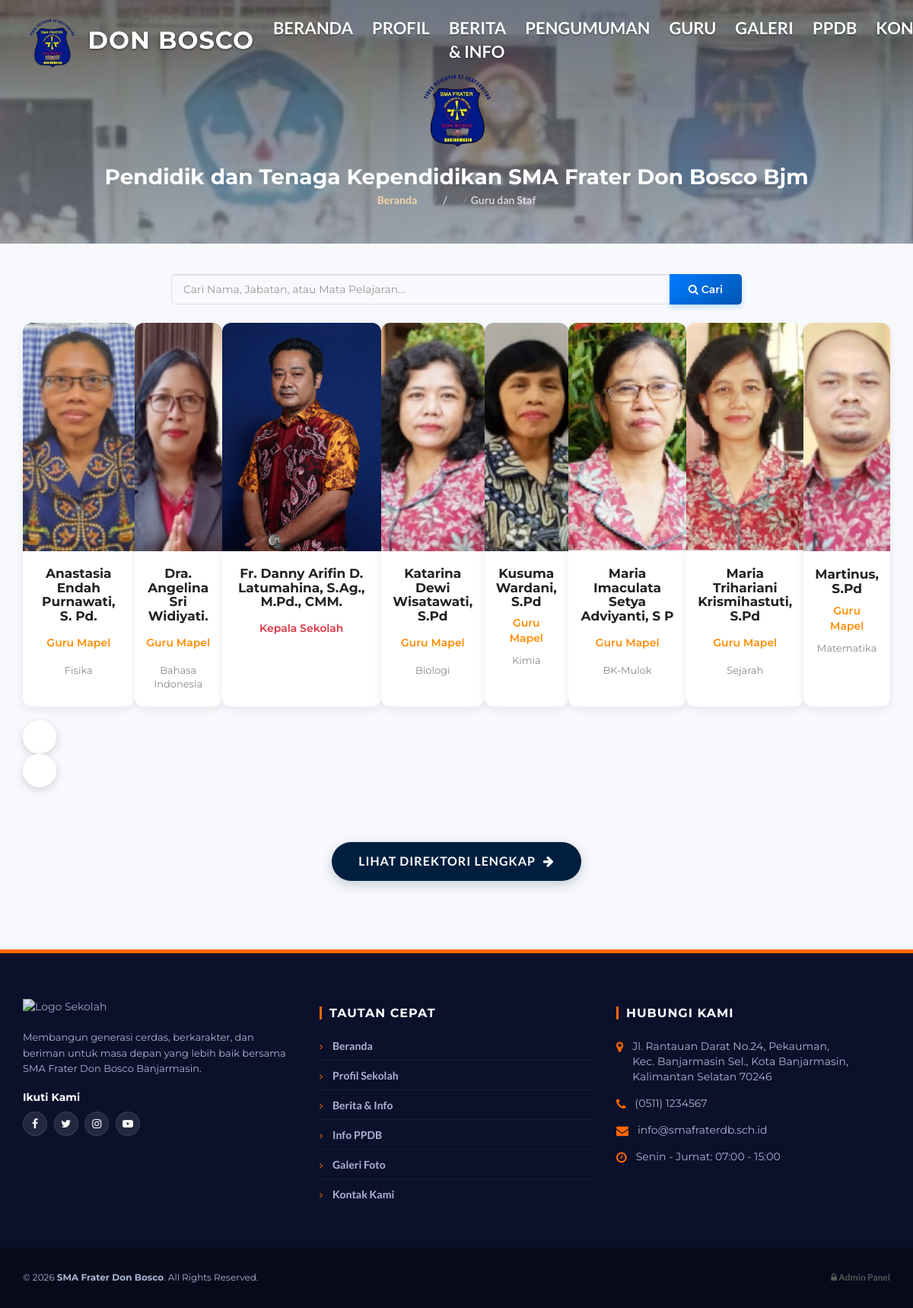
Screenshot of /guru.php with the database file from the repository.
### tables this page shows
CREATE TABLE `guru_staf` (
  `id_guru` int NOT NULL,
  `nip` varchar(50) DEFAULT NULL,
  `nama_lengkap` varchar(100) NOT NULL,
  `jabatan` varchar(50) NOT NULL,
  `bidang_studi` varchar(100) NOT NULL,
  `email` varchar(100) DEFAULT NULL,
  `foto` varchar(255) DEFAULT NULL
);

### controllers/GuruController.php (called while the page is built, shortened)
<?php
require_once __DIR__ . '/../models/GuruModel.php';
class GuruController {
    public function index() {
        $guruModel = new GuruModel();
        $keyword = isset($_GET['cari']) ? trim($_GET['cari']) : null;
        if ($keyword) {
            $data_guru = $guruModel->getGuruBySearch($keyword);
        } else {
            $data_guru = $guruModel->getAllGuruList();
        }
        require_once __DIR__ . '/../views/template/header.php';
        require_once __DIR__ . '/../views/guru.php';
        require_once __DIR__ . '/../views/template/footer.php';
    }
}
?>

### guru.php (called while the page is built, shortened)
<?php
require_once 'controllers/GuruController.php';
$controller = new GuruController();
$controller->index();
?>

### models/GuruModel.php (called while the page is built, shortened)
<?php
require_once 'Database.php';
class GuruModel extends Database {
    public function getAllGuruList() {
        $sql = "SELECT id_guru, nip, nama_lengkap, jabatan, bidang_studi, email, foto
                  FROM guru_staf";
        $order = " ORDER BY nama_lengkap ASC";
        $final_sql = $sql . $order;
        $query = $this->query($final_sql);
        $data_guru = [];
        while ($row = mysqli_fetch_assoc($query)) {
            $data_guru[] = $row;
        }
        return $data_guru;
    }
}
?>

### models/Database.php (called while the page is built, shortened)
<?php
require_once __DIR__ . '/../Koneksi Database/koneksi.php';
class Database {
    protected $koneksi;
    public function __construct() {
        global $koneksi;
        $this->koneksi = $koneksi;
    }
    public function query($sql) {
        return mysqli_query($this->koneksi, $sql);
    }
}
?>

### views/guru.php (the view, shortened to what this page needs)
<?php
$current_keyword = isset($_GET['cari']) ? trim($_GET['cari']) : '';
?>
<!doctype html>
<html lang="id">
<head>
    <link rel="stylesheet" href="https://cdn.jsdelivr.net/npm/bootstrap@3.4.1/dist/css/bootstrap.min.css">
    <link rel="stylesheet" href="https://cdnjs.cloudflare.com/ajax/libs/font-awesome/4.7.0/css/font-awesome.min.css">
    <link rel="stylesheet" href="https://cdn.jsdelivr.net/npm/swiper@9/swiper-bundle.min.css" />
</head>
<body>
    <div class="hero-area section" style="height: 40vh; min-height: 280px;">
        <div class="container" style="margin-top: 40px;">
            <div class="row">
                <div class="col-md-10 col-md-offset-1 text-center">
                    <img src="./img/logo2.png" alt="Logo SMA Frater Don Bosco Bjm" class="logo-header-berita" style="max-height: 120px;">
                    <h1 class="white-text">Pendidik dan Tenaga Kependidikan SMA Frater Don Bosco Bjm</h1>
                    <ul class="hero-area-tree">
                        <li><a href="index.php">Beranda</a></li>
                        <li> / </li>
                        <li>Guru dan Staf</li>
                    </ul>
                </div>
            </div>
        </div>
    </div>
    <div id="teachers" class="section" style="padding: 40px 0;">
        <div class="container">
            <div class="row" style="margin-bottom: 24px;">
                <div class="col-md-8 col-md-offset-2">
                    <form action="" method="GET">
                        <div class="input-group">
                            <input type="text" name="cari" class="form-control" placeholder="Cari Nama, Jabatan, atau Mata Pelajaran..." value="<?php echo htmlspecialchars($current_keyword); ?>">
                            <span class="input-group-btn">
                                <button class="btn btn-search-custom" type="submit"><i class="fa fa-search"></i> Cari</button>
                            </span>
                        </div>
                    </form>
                </div>
            </div>
            <div class="row">
                <div class="col-md-12">
                    <?php if (isset($data_guru) && count($data_guru) > 0): ?>
                        <div class="swiper my-teacher-swiper">
                            <div class="swiper-wrapper">
                                <?php foreach ($data_guru as $guru):
                                    $path_foto = "admin/uploads/guru/" . ($guru['foto'] ?? '');
                                ?>
                                <div class="swiper-slide">
                                    <div class="single-teacher">
                                        <div class="teacher-img">
                                            <img src="<?php echo $path_foto; ?>" alt="<?php echo htmlspecialchars($guru['nama_lengkap']); ?>">
                                        </div>
                                        <div class="teacher-content">
                                            <h4><?php echo htmlspecialchars($guru['nama_lengkap']); ?></h4>
                                            <span style="color: <?php echo ($guru['jabatan'] === 'Kepala Sekolah') ? '#dc3545' : '#FF8C00'; ?>;">
                                                <?php echo htmlspecialchars($guru['jabatan']); ?>
                                            </span>
                                            <p class="small text-muted"><?php echo htmlspecialchars($guru['bidang_studi'] ?? '-'); ?></p>
                                        </div>
                                    </div>
                                </div>
                                <?php endforeach; ?>
                            </div>
                            <div class="swiper-button-prev"></div>
                            <div class="swiper-button-next"></div>
                        </div>
                    <?php else: ?>
                        <div class="text-center"><h3>Data tidak ditemukan.</h3></div>
                    <?php endif; ?>
                </div>
            </div>
            <div class="row text-center" style="margin-top: 50px; margin-bottom: 50px;">
                <div class="col-md-12">
                    <a href="detail_guru.php" class="btn-detail-guru">Lihat Direktori Lengkap <i class="fa fa-arrow-right"></i></a>
                </div>
            </div>
        </div>
    </div>
</body>
</html>

### css/style.css (style rules this page uses)
body { font-family: 'Montserrat', sans-serif; font-size: 15px; font-weight: 400; color: #798696; overflow-x:hidden; }
h1,h2,h3,h4,h5,h6 { margin-top: 12px; margin-bottom: 15px; font-weight: 600; color: #374050; }
h1 { font-size:38px; }
h4 { font-size:18px; }
a { font-family: 'Lato', sans-serif; color: #374050; font-weight: 700; }
ul,ol { margin: 0; padding: 0; list-style: none }
.white-text { color: #FFF; }
.section { position:relative; padding-top:80px; padding-bottom:80px; }
input[type="text"], input[type="email"], input[type="password"], input[type="number"], input[type="date"], input[type="url"], input[type="tel"], textarea { height: 40px; width: 100%; border: 1px solid #EBEBEB; border-radius:4px; background: transparent; padding-left: 15px; padding-right: 15px; -webkit-transition:0.2s border-color; transition:0.2s border-color; }
.hero-area { position:relative; padding-top: 80px; padding-bottom: 80px; }
.hero-area-tree li { display:inline-block; font-family: 'Lato', sans-serif; font-weight:600; font-size:14px; color:rgba(255, 255, 255, 0.8); }
.hero-area-tree li > a { color:rgba(255, 255, 255, 0.8); }
.hero-area-tree li + li:before { content: "/"; display: inline-block; margin: 0px 5px; color: rgba(235, 235, 235, 0.25); }

### css/header-custom.css (style rules this page uses)
html { scroll-behavior: smooth !important; }

### views/guru.php (style rules this page uses)
body { font-family: "Montserrat", Arial, sans-serif; background: #f7f9fc; margin: 0; color: #333; }
a { text-decoration: none; }
.hero-area { position: relative; display: flex; align-items: center; justify-content: center; overflow: hidden; }
.hero-area .container { position: relative; z-index: 2; }
.logo-header-berita { display: block; margin: 0 auto 10px; }
.hero-area h1.white-text { color: #fff; font-size: 28px; margin: 10px 0 5px; font-weight: 700; }
.hero-area .hero-area-tree { list-style: none; padding: 0; margin: 0; color: #fff; opacity: 0.9; }
.hero-area .hero-area-tree li { display: inline-block; margin: 0 6px; }
.hero-area .hero-area-tree a { color: #ffdca8; }
.my-teacher-swiper { position: relative; }
.my-teacher-swiper .swiper-wrapper { display: flex; align-items: stretch; }
.my-teacher-swiper .swiper-slide { height: auto; display: flex; flex-direction: column; padding-bottom: 40px; }
.single-teacher { background-color: #ffffff; border-radius: 12px; overflow: hidden; box-shadow: 0 4px 12px rgba(0, 0, 0, 0.08); transition: all 0.3s ease; display: flex; flex-direction: column; height: 100%; width: 100%; }
.teacher-img { position: relative; width: 100%; height: 300px; overflow: hidden; background-color: #f0f0f0; }
.teacher-img img { width: 100%; height: 100%; object-fit: cover; object-position: top; transition: transform 0.5s ease; display: block; }
.teacher-content { padding: 20px 15px; text-align: center; flex-grow: 1; display: flex; flex-direction: column; justify-content: flex-start; }
.teacher-content h4 { font-size: 17px; font-weight: 700; color: #222; margin: 0 0 8px; min-height: 40px; display: flex; align-items: center; justify-content: center; }
.teacher-content span { font-size: 14px; font-weight: 600; margin-bottom: 10px; min-height: 34px; display: flex; align-items: center; justify-content: center; }
.teacher-content .text-muted { color: #888 !important; font-size: 13px; margin: 0; }
.btn-search-custom { background: linear-gradient(135deg, #007bff 0%, #0056b3 100%); color: white; font-weight: 600; border-radius: 0 5px 5px 0 !important; padding: 0 25px; height: 40px; border: none; transition: all 0.3s ease; box-shadow: 0 4px 6px rgba(0, 123, 255, 0.2); }
.btn-detail-guru { display: inline-flex; align-items: center; justify-content: center; background: #001f3f; color: #fff !important; padding: 14px 35px; border-radius: 50px; font-weight: 700; font-size: 16px; text-transform: uppercase; letter-spacing: 1px; transition: all 0.4s cubic-bezier(0.175, 0.885, 0.32, 1.275); box-shadow: 0 5px 15px rgba(0, 31, 63, 0.2); }
.btn-detail-guru i { margin-left: 10px; transition: transform 0.3s ease; }
.swiper-button-next, .swiper-button-prev { color: #333; top: 50%; transform: translateY(-50%); width: 44px; height: 44px; background: rgba(255, 255, 255, 0.92); border-radius: 50%; box-shadow: 0 4px 12px rgba(0, 0, 0, 0.15); z-index: 10; transition: all 0.3s ease; }
.swiper-button-next:after, .swiper-button-prev:after { font-size: 18px; font-weight: bold; }
.swiper-button-prev { left: 10px; }
.swiper-button-next { right: 10px; }
.input-group .form-control { border-radius: 5px 0 0 5px !important; border: 1px solid #ddd; height: 40px; }

### rows the page displays
guru_staf: foto (picture), nama_lengkap "Anastasia Endah Purnawati, S. Pd.", jabatan "Guru Mapel", bidang_studi "Fisika"
guru_staf: foto (picture), nama_lengkap "Dra. Angelina Sri Widiyati.", jabatan "Guru Mapel", bidang_studi "Bahasa Indonesia"
guru_staf: foto (picture), nama_lengkap "Fr. Danny Arifin D. Latumahina, S.Ag., M.Pd., CMM.", jabatan "Kepala Sekolah"
guru_staf: foto (picture), nama_lengkap "Katarina Dewi Wisatawati, S.Pd", jabatan "Guru Mapel", bidang_studi "Biologi"
guru_staf: foto (picture), nama_lengkap "Kusuma Wardani, S.Pd", jabatan "Guru Mapel", bidang_studi "Kimia"
guru_staf: foto (picture), nama_lengkap "Maria Imaculata Setya Adviyanti, S P", jabatan "Guru Mapel", bidang_studi "BK-Mulok"
guru_staf: foto (picture), nama_lengkap "Maria Trihariani Krismihastuti, S.Pd", jabatan "Guru Mapel", bidang_studi "Sejarah"
guru_staf: foto (picture), nama_lengkap "Martinus, S.Pd", jabatan "Guru Mapel", bidang_studi "Matematika"
